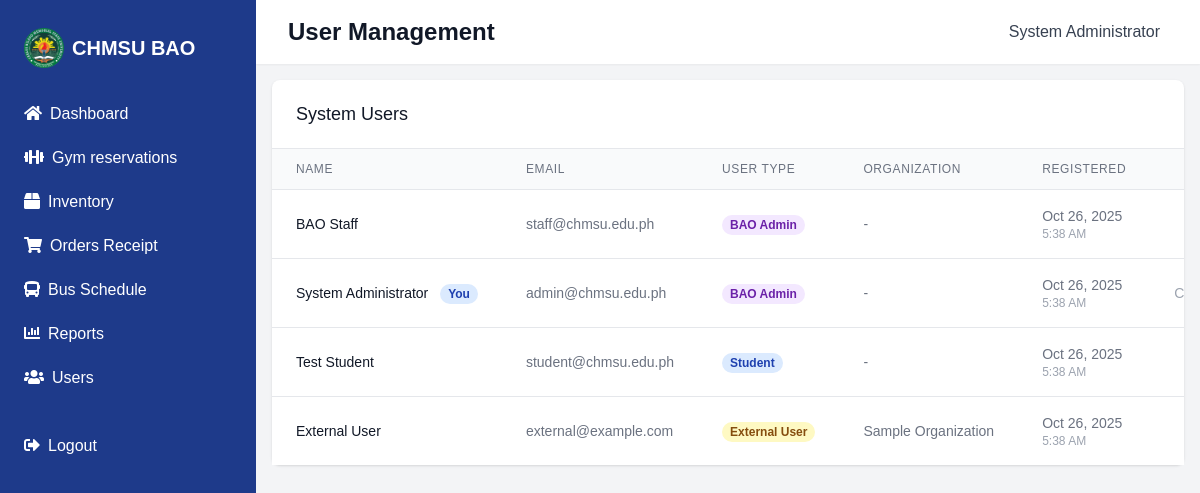
Page /admin/users.php (signed in) on the committed database.
### tables this page shows
CREATE TABLE IF NOT EXISTS user_accounts (
    id INT PRIMARY KEY AUTO_INCREMENT,
    name VARCHAR(255) NOT NULL,
    email VARCHAR(255) UNIQUE NOT NULL,
    password VARCHAR(255) NOT NULL,
    user_type ENUM('admin', 'staff', 'student', 'external') NOT NULL,
    organization VARCHAR(255) NULL,
    status ENUM('active', 'inactive', 'suspended') DEFAULT 'active',
    created_at TIMESTAMP DEFAULT CURRENT_TIMESTAMP,
    updated_at TIMESTAMP DEFAULT CURRENT_TIMESTAMP ON UPDATE CURRENT_TIMESTAMP
);

### admin/users.php (the view, shortened to what this page needs)
<?php
require_once '../config/database.php';
$rows_per_page = 10;
$current_page = isset($_GET['page']) ? max(1, intval($_GET['page'])) : 1;
$offset = ($current_page - 1) * $rows_per_page;
$query = "SELECT * FROM user_accounts ORDER BY user_type, name LIMIT ? OFFSET ?";
$stmt = $conn->prepare($query);
$stmt->bind_param("ii", $rows_per_page, $offset);
$stmt->execute();
$result = $stmt->get_result();
?>
<?php include '../includes/header.php'; ?>
<div class="flex h-screen bg-gray-100">
    <?php include '../includes/admin_sidebar.php'; ?>
    <div class="flex-1 flex flex-col overflow-hidden">
        <header class="bg-white shadow-sm z-10">
            <div class="max-w-7xl mx-auto px-4 sm:px-6 lg:px-8 py-4 flex justify-between items-center">
                <h1 class="text-2xl font-semibold text-gray-900">User Management</h1>
                <div class="flex items-center">
                    <span class="text-gray-700 mr-2"><?php echo $_SESSION['user_name']; ?></span>
                </div>
            </div>
        </header>
        <main class="flex-1 overflow-y-auto p-4">
            <div class="max-w-7xl mx-auto">
                <div class="bg-white rounded-lg shadow">
                    <div class="px-4 py-5 border-b border-gray-200 sm:px-6">
                        <h3 class="text-lg font-medium text-gray-900">System Users</h3>
                    </div>
                    <div class="overflow-x-auto">
                        <table class="min-w-full divide-y divide-gray-200">
                            <thead class="bg-gray-50">
                                <tr>
                                    <th class="px-6 py-3 text-left text-xs font-medium text-gray-500 uppercase tracking-wider">Name</th>
                                    <th class="px-6 py-3 text-left text-xs font-medium text-gray-500 uppercase tracking-wider">Email</th>
                                    <th class="px-6 py-3 text-left text-xs font-medium text-gray-500 uppercase tracking-wider">User Type</th>
                                    <th class="px-6 py-3 text-left text-xs font-medium text-gray-500 uppercase tracking-wider">Organization</th>
                                    <th class="px-6 py-3 text-left text-xs font-medium text-gray-500 uppercase tracking-wider">Registered</th>
                                    <th class="px-6 py-3 text-right text-xs font-medium text-gray-500 uppercase tracking-wider">Actions</th>
                                </tr>
                            </thead>
                            <tbody class="bg-white divide-y divide-gray-200">
                                <?php if ($result->num_rows > 0): ?>
                                    <?php while ($user = $result->fetch_assoc()): ?>
                                        <tr>
                                            <td class="px-6 py-4 whitespace-nowrap text-sm font-medium text-gray-900">
                                                <?php echo $user['name']; ?>
                                                <?php if ($user['id'] === $_SESSION['user_id']): ?>
                                                    <span class="ml-2 px-2 inline-flex text-xs leading-5 font-semibold rounded-full bg-blue-100 text-blue-800">You</span>
                                                <?php endif; ?>
                                            </td>
                                            <td class="px-6 py-4 whitespace-nowrap text-sm text-gray-500"><?php echo $user['email']; ?></td>
                                            <td class="px-6 py-4 whitespace-nowrap text-sm text-gray-500">
                                                <?php if ($user['user_type'] === 'admin'): ?>
                                                    <span class="px-2 inline-flex text-xs leading-5 font-semibold rounded-full bg-purple-100 text-purple-800">BAO Admin</span>
                                                <?php elseif ($user['user_type'] === 'secretary'): ?>
                                                    <span class="px-2 inline-flex text-xs leading-5 font-semibold rounded-full bg-indigo-100 text-indigo-800">BAO Secretary</span>
                                                <?php elseif ($user['user_type'] === 'staff'): ?>
                                                    <span class="px-2 inline-flex text-xs leading-5 font-semibold rounded-full bg-green-100 text-green-800">Staff</span>
                                                <?php elseif ($user['user_type'] === 'student'): ?>
                                                    <?php
                                                    $role = $user['role'] ?? 'student';
                                                    $roleLabels = [
                                                        'student' => 'Student',
                                                        'faculty' => 'Faculty',
                                                        'staff' => 'Staff'
                                                    ];
                                                    $roleLabel = $roleLabels[$role] ?? 'Student';
                                                    ?>
                                                    <span class="px-2 inline-flex text-xs leading-5 font-semibold rounded-full bg-blue-100 text-blue-800"><?php echo $roleLabel; ?></span>
                                                <?php else: ?>
                                                    <span class="px-2 inline-flex text-xs leading-5 font-semibold rounded-full bg-yellow-100 text-yellow-800">External User</span>
                                                <?php endif; ?>
                                            </td>
                                            <td class="px-6 py-4 whitespace-nowrap text-sm text-gray-500"><?php echo $user['organization'] ?: '-'; ?></td>
                                            <td class="px-6 py-4 text-sm text-gray-500">
                                                <?php
                                                if (!empty($user['created_at'])) {
                                                    $created_at = new DateTime($user['created_at']);
                                                    echo '<div>' . $created_at->format('M d, Y') . '</div>';
                                                    echo '<div class="text-xs text-gray-400">' . $created_at->format('g:i A') . '</div>';
                                                } else {
                                                    echo '-';
                                                }
                                                ?>
                                            </td>
                                            <td class="px-6 py-4 whitespace-nowrap text-right text-sm font-medium">
                                                <?php if ($user['id'] !== $_SESSION['user_id']): ?>
                                                    <button type="button" class="text-red-600 hover:text-red-900 delete-user-btn"
                                                            data-user-id="<?php echo $user['id']; ?>"
                                                            data-user-name="<?php echo htmlspecialchars($user['name'], ENT_QUOTES); ?>"
                                                            data-user-email="<?php echo htmlspecialchars($user['email'], ENT_QUOTES); ?>"
                                                            data-user-type="<?php echo htmlspecialchars($user['user_type'], ENT_QUOTES); ?>"
                                                            data-user-role="<?php echo htmlspecialchars($user['role'] ?? '', ENT_QUOTES); ?>">
                                                        Delete
                                                    </button>
                                                <?php else: ?>
                                                    <span class="text-gray-400">Cannot Delete</span>
                                                <?php endif; ?>
                                            </td>
                                        </tr>
                                    <?php endwhile; ?>
                                <?php else: ?>
                                    <tr>
                                        <td colspan="6" class="px-6 py-4 text-center text-sm text-gray-500">No users found</td>
                                    </tr>
                                <?php endif; ?>
                            </tbody>
                        </table>
                    </div>
                </div>
            </div>
        </main>
    </div>
</div>
</body>
</html>

### assets/css/styles.css (style rules this page uses)
:root { --primary-blue: #00008b; --primary-green: #006400; --accent-yellow: #ffd700; --button-blue: #1e40af; --hover-blue: #1e3a8a; --text-white: #ffffff; --text-light: #f3f4f6; --text-dark: #1f2937; }
body { font-family: "Arial", sans-serif; }

### rows in the picture
user_accounts: name "BAO Staff", email "staff@chmsu.edu.ph", user_type "BAO Admin", organization "-", created_at "Oct 26, 2025", created_at "5:38 AM"
user_accounts: name "System Administrator", shows "You", email "admin@chmsu.edu.ph", user_type "BAO Admin", organization "-", created_at "Oct 26, 2025", created_at "5:38 AM", shows "Cannot Delete"
user_accounts: name "Test Student", email "student@chmsu.edu.ph", roleLabel "Student", organization "-", created_at "Oct 26, 2025", created_at "5:38 AM"
user_accounts: name "External User", email "external@example.com", user_type "External User", organization "Sample Organization", created_at "Oct 26, 2025", created_at "5:38 AM"

### other values in the picture
$_SESSION['user_name'] "System Administrator"
